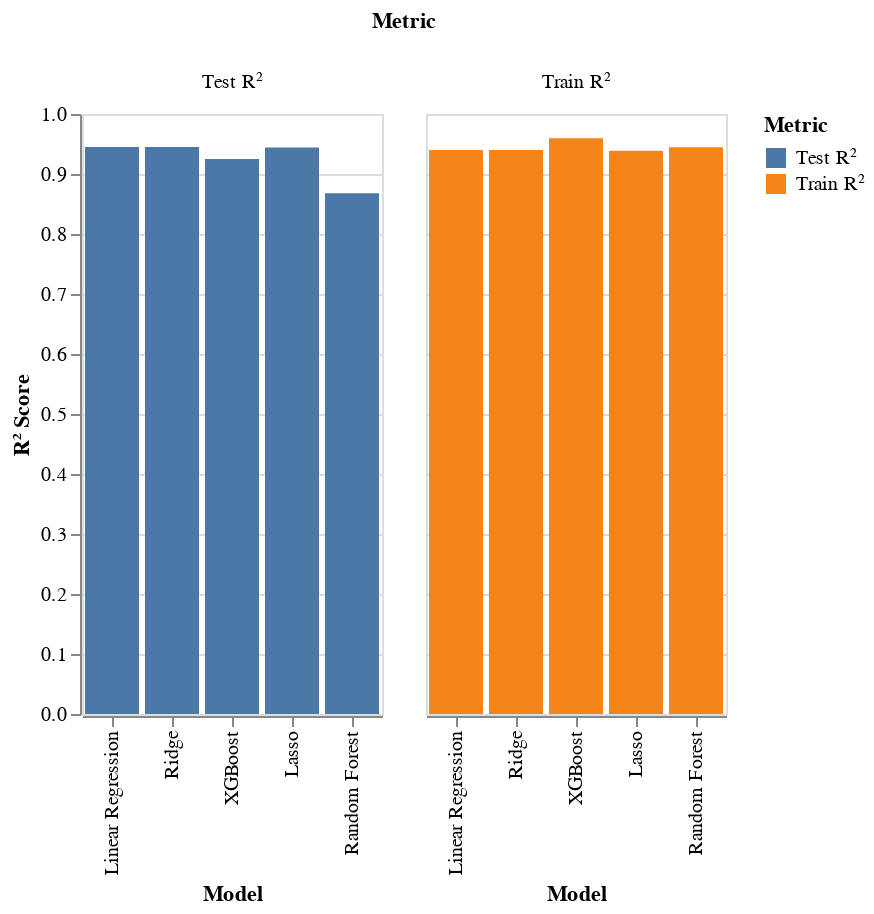

Source (notebook cell):
### Markdown cell above
## Part 7: Model Comparison

Let's compare all our models side-by-side.

### Code cell
# Compare all models
comparison = pd.DataFrame({
    'Model': ['Linear Regression', 'Ridge', 'Lasso', 'Random Forest', 'XGBoost'],
    'Train R²': [train_r2, r2_score(y_train, ridge_model.predict(X_train)), 
                  r2_score(y_train, lasso_model.predict(X_train)), rf_train_r2, xgb_train_r2],
    'Test R²': [test_r2, ridge_test_r2, lasso_test_r2, rf_test_r2, xgb_test_r2],
    'Test RMSE': [test_rmse, ridge_test_rmse, lasso_test_rmse, rf_test_rmse, xgb_test_rmse]
})

print("=== Model Comparison ===")
print(comparison.to_string(index=False))

# Visualize comparison
comparison_long = comparison.melt(
    id_vars='Model',
    value_vars=['Train R²', 'Test R²'],
    var_name='Metric',
    value_name='R² Score'
)

alt.Chart(comparison_long).mark_bar().encode(
    x=alt.X('Model:N', title='Model', sort='-y'),
    y=alt.Y('R² Score:Q', title='R² Score', scale=alt.Scale(domain=[0, 1])),
    color='Metric:N',
    column='Metric:N'
).properties(
    width=150,
    height=300
)

### Figure 1 — Vega-Lite specification as saved in the notebook (floating-point values rounded to 4 significant figures)
{"config": {"view": {"continuousWidth": 300, "continuousHeight": 300}}, "data": {"name": "data-f5737daacae22bad9a950c647c0c125e"}, "mark": {"type": "bar"}, "encoding": {"color": {"field": "Metric", "type": "nominal"}, "column": {"field": "Metric", "type": "nominal"}, "x": {"field": "Model", "sort": "-y", "title": "Model", "type": "nominal"}, "y": {"field": "R² Score", "scale": {"domain": [0, 1]}, "title": "R² Score", "type": "quantitative"}}, "height": 300, "width": 150, "$schema": "https://vega.github.io/schema/vega-lite/v6.1.0.json", "datasets": {"data-f5737daacae22bad9a950c647c0c125e": [{"Model": "Linear Regression", "Metric": "Train R²", "R² Score": 0.94}, {"Model": "Ridge", "Metric": "Train R²", "R² Score": 0.94}, {"Model": "Lasso", "Metric": "Train R²", "R² Score": 0.9389}, {"Model": "Random Forest", "Metric": "Train R²", "R² Score": 0.9447}, {"Model": "XGBoost", "Metric": "Train R²", "R² Score": 0.9597}, {"Model": "Linear Regression", "Metric": "Test R²", "R² Score": 0.945}, {"Model": "Ridge", "Metric": "Test R²", "R² Score": 0.945}, {"Model": "Lasso", "Metric": "Test R²", "R² Score": 0.9441}, {"Model": "Random Forest", "Metric": "Test R²", "R² Score": 0.8681}, {"Model": "XGBoost", "Metric": "Test R²", "R² Score": 0.9251}]}}
